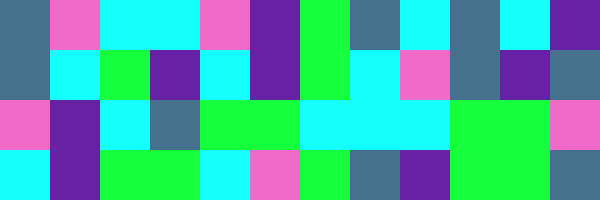
Frame 1 (no input)
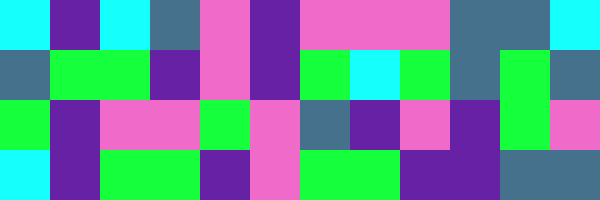
Frame 60 (the mouse pressed at the canvas centre just before this capture)
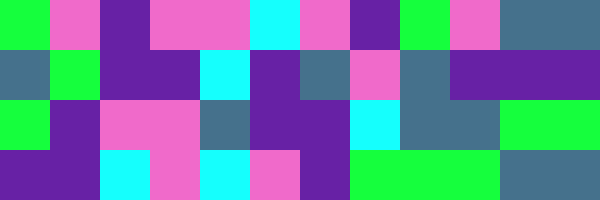
Frame 120 (the mouse held since frame 60 and released just before this capture)

The Processing sketch that drew these frames (run headless with seeded random() and noise(); from frame 60 on, the mouse is pressed at the canvas centre):

// Processing sketch: processing_159105
// ── processing_159105.pde

color[] beach= {#15FF3D, #15FFFD, #6721A5, #45718C, #F06ACA, #FFFFFF};
color[] palette=beach;

int s=50;

void setup(){
size(600,200);
background(palette[5]);
smooth();
noStroke();

for(int x=0; x<width; x+=s){
  for(int y=0; y<height; y+=s){
  fill(palette[int(random(0,5))]);
  rect(x,y,s,s);
}
}
}

void draw(){
  fill(palette[int(random(0,5))]);
  int x=int(random(width/s))*s;
  int y=int(random(height/s))*s;
  rect(x,y,s,s);
}
